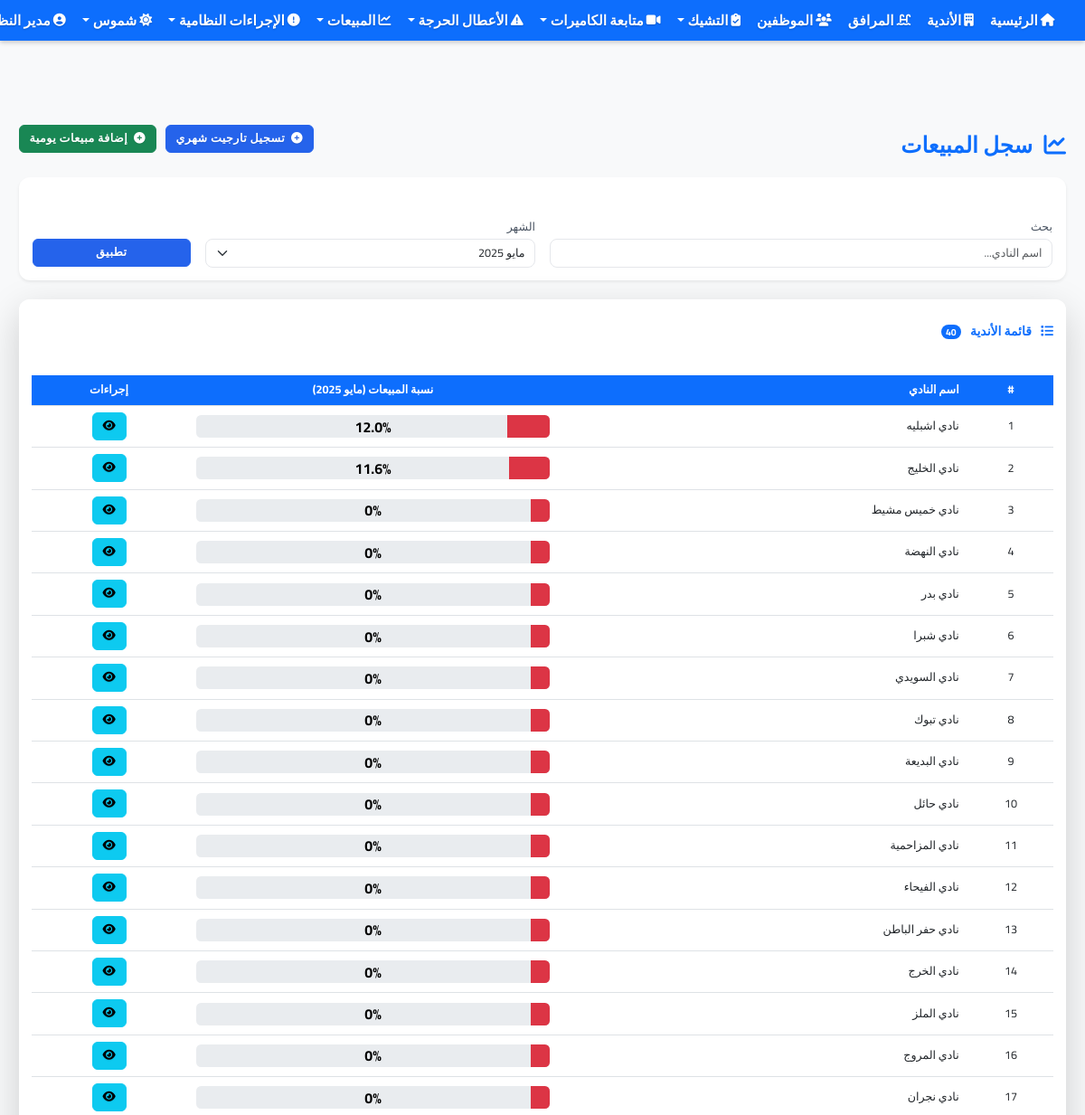
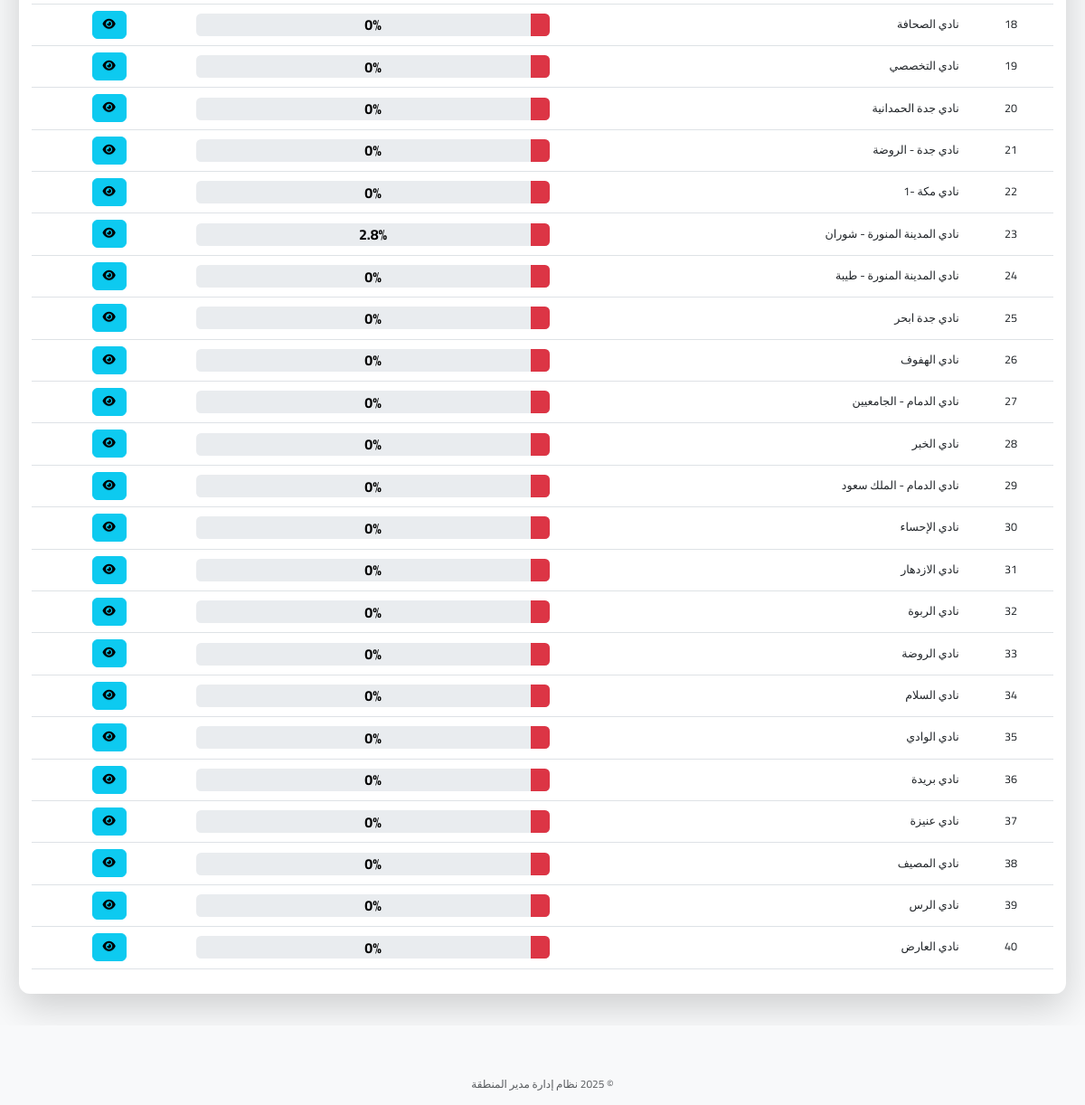
/sales/clubs (signed in), run on the app's committed database (2 pictures, top to bottom).
### app.py (models this page shows, shortened)
class User(UserMixin, db.Model):
    __table__ = db.Table('user', db.metadata,
        db.Column('id', db.Integer, primary_key=True),
        db.Column('username', db.String(64), index=True, unique=True),
        db.Column('name', db.String(100)),
        db.Column('phone', db.String(20)),
        db.Column('password', db.String(128)),
        db.Column('is_admin', db.Boolean, default=False),
        db.Column('role', db.String(50), default='user'),  # الدور: admin, manager, supervisor, user
        extend_existing=True
    )
    permissions = db.relationship('Permission', secondary='user_permission', lazy='subquery',
                               backref=db.backref('users', lazy=True))
    clubs = db.relationship('Club', secondary=user_clubs, lazy='subquery',
                          backref=db.backref('users', lazy=True))
    def has_permission(self, permission_code):
        try:
            if self.is_admin:
                return True
        except Exception as e:
            print(f"خطأ في التحقق من الصلاحيات: {str(e)}")
            return False

class Club(db.Model):
    id = db.Column(db.Integer, primary_key=True)
    name = db.Column(db.String(100), nullable=False)
    location = db.Column(db.String(200), nullable=False)
    manager_name = db.Column(db.String(100))
    phone = db.Column(db.String(20))
    facilities = db.relationship('Facility', secondary=club_facilities, lazy='subquery',
                               backref=db.backref('clubs', lazy=True))

### app.py (the view, shortened to what this page needs)
@app.route('/sales/clubs')
@login_required
def sales_clubs_list():
    search_query = request.args.get('search', '')
    current_month = datetime.now().strftime('%Y-%m')
    selected_month = request.args.get('month', current_month)
    if current_user.is_admin:
        if search_query:
            clubs_query = Club.query.filter(Club.name.contains(search_query))
        else:
            clubs_query = Club.query
    clubs = []
    for club in clubs_query.all():
        target = SalesTarget.query.filter_by(club_id=club.id, month=selected_month).first()
        if target:
            achievement_percentage = target.get_achievement_percentage()
            club.achievement_percentage = achievement_percentage
        else:
            club.achievement_percentage = 0
        clubs.append(club)
    arabic_months = [
        'يناير', 'فبراير', 'مارس', 'أبريل', 'مايو', 'يونيو',
        'يوليو', 'أغسطس', 'سبتمبر', 'أكتوبر', 'نوفمبر', 'ديسمبر'
    ]
    available_months = []
    all_months = db.session.query(SalesTarget.month).distinct().order_by(SalesTarget.month.desc()).all()
    available_months = [month[0] for month in all_months]
    if selected_month not in available_months and selected_month == current_month:
        available_months.append(selected_month)
        available_months.sort(reverse=True)
    formatted_months = {}
    for month_str in available_months:
        year, month = month_str.split('-')
        formatted_months[month_str] = f"{arabic_months[int(month)-1]} {year}"
    year, month = selected_month.split('-')
    formatted_month = f"{arabic_months[int(month)-1]} {year}"
    return render_template('sales/clubs_list.html',
                          title='سجل المبيعات',
                          clubs=clubs,
                          search_query=search_query,
                          formatted_month=formatted_month,
                          selected_month=selected_month,
                          available_months=available_months,
                          formatted_months=formatted_months)

### templates/sales/clubs_list.html (shortened to what this page needs)
{% extends 'base.html' %}
{% block content %}
<div class="container-fluid py-4">
    <div class="d-flex justify-content-between align-items-center mb-4">
        <h2 class="text-primary mb-0"><i class="fas fa-chart-line me-2"></i> سجل المبيعات</h2>
        <div>
            <a href="{{ url_for('new_sales_target') }}" class="btn btn-primary">
                <i class="fas fa-plus-circle me-1"></i> تسجيل تارجيت شهري
            </a>
            <a href="{{ url_for('new_daily_sales') }}" class="btn btn-success ms-2">
                <i class="fas fa-plus-circle me-1"></i> إضافة مبيعات يومية
            </a>
        </div>
    </div>
    <div class="card shadow-sm mb-4">
        <div class="card-body">
            <form method="get" action="{{ url_for('sales_clubs_list') }}">
                <div class="row align-items-end">
                    <div class="col-md-6">
                        <label for="search" class="form-label">بحث</label>
                        <input type="text" class="form-control" id="search" name="search" placeholder="اسم النادي..." value="{{ search_query }}">
                    </div>
                    <div class="col-md-4">
                        <label for="month" class="form-label">الشهر</label>
                        <select class="form-select" id="month" name="month">
                            {% for month in available_months %}
                                <option value="{{ month }}" {% if month == selected_month %}selected{% endif %}>{{ formatted_months[month] }}</option>
                            {% endfor %}
                        </select>
                    </div>
                    <div class="col-md-2">
                        <button type="submit" class="btn btn-primary w-100 py-2 fs-5">تطبيق</button>
                    </div>
                </div>
            </form>
        </div>
    </div>
    <div class="card shadow-lg">
        <div class="card-header bg-white py-3">
            <h4 class="mb-0 text-primary"><i class="fas fa-list me-2"></i> قائمة الأندية <span class="badge bg-primary rounded-pill ms-2">{{ clubs|length }}</span></h4>
        </div>
        <div class="card-body p-0">
            {% if clubs %}
            <div class="table-responsive">
                <table class="table table-hover align-middle">
                    <thead class="table-light">
                        <tr>
                            <th class="text-center" style="font-size: 18px; color: #ffffff; background-color: #0d6efd;font-weight: bold;">#</th>
                            <th style="font-size: 18px; color: #ffffff; background-color: #0d6efd; font-weight: bold;">اسم النادي</th>
                            <th class="text-center" style="font-size: 18px; color: #ffffff; background-color: #0d6efd;font-weight: bold;">نسبة المبيعات ({{ formatted_month }})</th>
                            <th class="text-center" style="font-size: 18px; color: #ffffff; background-color: #0d6efd;font-weight: bold;">إجراءات</th>
                        </tr>
                    </thead>
                    <tbody>
                        {% for club in clubs %}
                        <tr>
                            <td class="text-center">{{ loop.index }}</td>
                            <td>{{ club.name }}</td>
                            <td class="text-center">
                                <div class="progress" style="height: 25px; position: relative;">
                                    <div class="progress-bar {% if club.achievement_percentage < 50 %}bg-danger{% elif club.achievement_percentage < 80 %}bg-warning{% else %}bg-success{% endif %}" role="progressbar" style="width: {{ club.achievement_percentage }}%; min-width: 2em;" aria-valuenow="{{ club.achievement_percentage }}" aria-valuemin="0" aria-valuemax="100"></div>
                                    <div style="position: absolute; top: 0; left: 0; right: 0; bottom: 0; display: flex; align-items: center; justify-content: center;">
                                        <span style="color: #000000; font-weight: bold; font-size: 16px; z-index: 10;">{{ club.achievement_percentage }}%</span>
                                    </div>
                                </div>
                            </td>
                            <td class="text-center">
                                <div class="action-buttons-container">
                                    <a href="{{ url_for('sales_club_detail', club_id=club.id) }}" class="btn btn-info action-button" title="عرض المبيعات">
                                        <i class="fas fa-eye"></i>
                                    </a>
                                </div>
                            </td>
                        </tr>
                        {% endfor %}
                    </tbody>
                </table>
            </div>
            {% endif %}
        </div>
    </div>
</div>
{% endblock %}

### templates/base.html (shortened to what this page needs)
<!DOCTYPE html>
<html lang="ar" dir="rtl">
<head>
    <link rel="stylesheet" href="https://cdn.jsdelivr.net/npm/bootstrap@5.3.0/dist/css/bootstrap.rtl.min.css">
    <link rel="stylesheet" href="https://cdnjs.cloudflare.com/ajax/libs/font-awesome/6.4.0/css/all.min.css" media="print" onload="this.media='all'">
    <link rel="stylesheet" href="{{ url_for('static', filename='css/fix-size.css') }}">
    <link rel="stylesheet" href="{{ url_for('static', filename='css/performance.css') }}">
    <link rel="stylesheet" href="{{ url_for('static', filename='css/compact-style.css') }}?v={{ range(100000, 999999) | random }}">
    <link rel="stylesheet" href="{{ url_for('static', filename='css/navbar-fixed-solution.css') }}?v={{ range(100000, 999999) | random }}">
    <link rel="stylesheet" href="{{ url_for('static', filename='css/navbar-fixed-absolute-new.css') }}?v={{ range(100000, 999999) | random }}">
    <link rel="stylesheet" href="{{ url_for('static', filename='css/dashboard-cards-fix.css') }}?v={{ range(100000, 999999) | random }}">
</head>
<body class="no-margin" style="padding-top: 70px !important; margin: 0 !important; overflow-x: hidden !important;">
    <nav class="navbar navbar-expand-lg navbar-dark bg-primary px-2 fixed-top" style="position: fixed !important; top: 0 !important; left: 0 !important; right: 0 !important; width: 100% !important; z-index: 1030 !important; margin: 0 !important; padding: 0 !important; height: 45px !important; box-shadow: 0 2px 5px rgba(0, 0, 0, 0.2) !important; transform: none !important; transition: none !important; animation: none !important; will-change: auto !important;">
        <div class="container-fluid" style="padding: 0;">
            <div class="collapse navbar-collapse" id="navbarNav">
                <ul class="navbar-nav">
                    {% if current_user.is_authenticated %}
                    <li class="nav-item">
                        <a class="nav-link fw-bold" href="{{ url_for('index') }}">
                            <i class="fas fa-home me-1"></i> الرئيسية
                        </a>
                    </li>
                    <li class="nav-item">
                        <a class="nav-link fw-bold" href="{{ url_for('clubs') }}">
                            <i class="fas fa-building me-1"></i> الأندية
                        </a>
                    </li>
                    <li class="nav-item">
                        <a class="nav-link fw-bold" href="{{ url_for('facilities') }}">
                            <i class="fas fa-swimming-pool me-1"></i> المرافق
                        </a>
                    </li>
                    <li class="nav-item">
                        <a class="nav-link fw-bold" href="{{ url_for('employees') }}">
                            <i class="fas fa-users me-1"></i> الموظفين
                        </a>
                    </li>
                    <li class="nav-item dropdown">
                        <a class="nav-link dropdown-toggle fw-bold" href="#" id="checksDropdown" role="button" data-bs-toggle="dropdown">
                            <i class="fas fa-clipboard-check me-1"></i> التشيك
                        </a>
                    </li>
                    <li class="nav-item dropdown">
                        <a class="nav-link dropdown-toggle fw-bold" href="#" id="cameraDropdown" role="button" data-bs-toggle="dropdown">
                            <i class="fas fa-video me-1"></i> متابعة الكاميرات
                        </a>
                    </li>
                    <li class="nav-item dropdown">
                        <a class="nav-link dropdown-toggle fw-bold" href="#" id="criticalIssuesDropdown" role="button" data-bs-toggle="dropdown">
                            <i class="fas fa-exclamation-triangle me-1"></i> الأعطال الحرجة
                        </a>
                    </li>
                    <li class="nav-item dropdown">
                        <a class="nav-link dropdown-toggle fw-bold" href="#" id="salesDropdown" role="button" data-bs-toggle="dropdown">
                            <i class="fas fa-chart-line me-1"></i> المبيعات
                        </a>
                    </li>
                    <li class="nav-item dropdown">
                        <a class="nav-link dropdown-toggle fw-bold" href="#" id="violationsDropdown" role="button" data-bs-toggle="dropdown">
                            <i class="fas fa-exclamation-circle me-1"></i> الإجراءات النظامية
                        </a>
                    </li>
                    <li class="nav-item dropdown">
                        <a class="nav-link dropdown-toggle fw-bold" href="#" id="shumoosDropdown" role="button" data-bs-toggle="dropdown">
                            <i class="fas fa-sun me-1"></i> شموس
                        </a>
                    </li>
                    {% endif %}
                </ul>
                <ul class="navbar-nav ms-auto">
                    {% if current_user.is_authenticated %}
                    <li class="nav-item dropdown">
                        <a class="nav-link dropdown-toggle fw-bold" href="#" id="navbarDropdown" role="button" data-bs-toggle="dropdown">
                            <i class="fas fa-user-circle me-1"></i> {{ current_user.name }}
                        </a>
                    </li>
                    {% else %}
                    <li class="nav-item">
                        <a class="nav-link fw-bold" href="{{ url_for('login') }}">
                            <i class="fas fa-sign-in-alt me-1"></i> تسجيل الدخول
                        </a>
                    </li>
                    {% endif %}
                </ul>
            </div>
        </div>
    </nav>
    <main class="container-fluid px-3" style="margin-top: 20px !important; padding-top: 20px !important;">
        {% block content %}{% endblock %}
    </main>
    <footer class="footer mt-5 py-3 bg-light">
        <div class="container text-center">
            <span class="text-muted">© 2025 نظام إدارة مدير المنطقة</span>
        </div>
    </footer>
</body>
</html>

### data on the page
User: name "مدير…"
Club: name "نادي اشبليه", achievement_percentage "12.0"
Club: name "نادي الخليج", achievement_percentage "11.6"
Club: name "نادي خميس مشيط", achievement_percentage "0"
Club: name "نادي النهضة", achievement_percentage "0"
Club: name "نادي بدر", achievement_percentage "0"
Club: name "نادي شبرا", achievement_percentage "0"
Club: name "نادي السويدي", achievement_percentage "0"
Club: name "نادي تبوك", achievement_percentage "0"
Club: name "نادي البديعة", achievement_percentage "0"
Club: name "نادي حائل", achievement_percentage "0"
Club: name "نادي المزاحمية", achievement_percentage "0"
Club: name "نادي الفيحاء", achievement_percentage "0"
Club: name "نادي حفر الباطن", achievement_percentage "0"
Club: name "نادي الخرج", achievement_percentage "0"
Club: name "نادي الملز", achievement_percentage "0"
Club: name "نادي المروج", achievement_percentage "0"
Club: name "نادي نجران", achievement_percentage "0"
Club: name "نادي الصحافة", achievement_percentage "0"
Club: name "نادي التخصصي", achievement_percentage "0"
Club: name "نادي جدة الحمدانية", achievement_percentage "0"
Club: name "نادي جدة - الروضة", achievement_percentage "0"
Club: name "نادي مكة -1", achievement_percentage "0"
Club: name "نادي المدينة المنورة - شوران", achievement_percentage "2.8"
Club: name "نادي المدينة المنورة - طيبة", achievement_percentage "0"
Club: name "نادي جدة ابحر", achievement_percentage "0"
Club: name "نادي الهفوف", achievement_percentage "0"
Club: name "نادي الدمام - الجامعيين", achievement_percentage "0"
Club: name "نادي الخبر", achievement_percentage "0"
Club: name "نادي الدمام - الملك سعود", achievement_percentage "0"
Club: name "نادي الإحساء", achievement_percentage "0"
Club: name "نادي الازدهار", achievement_percentage "0"
Club: name "نادي الربوة", achievement_percentage "0"
Club: name "نادي الروضة", achievement_percentage "0"
Club: name "نادي السلام", achievement_percentage "0"
Club: name "نادي الوادي", achievement_percentage "0"
Club: name "نادي بريدة", achievement_percentage "0"
Club: name "نادي عنيزة", achievement_percentage "0"
Club: name "نادي المصيف", achievement_percentage "0"
Club: name "نادي الرس", achievement_percentage "0"
Club: name "نادي العارض", achievement_percentage "0"

### other printed values
{{ clubs|length }} "40"
form field month "مايو 2025"
